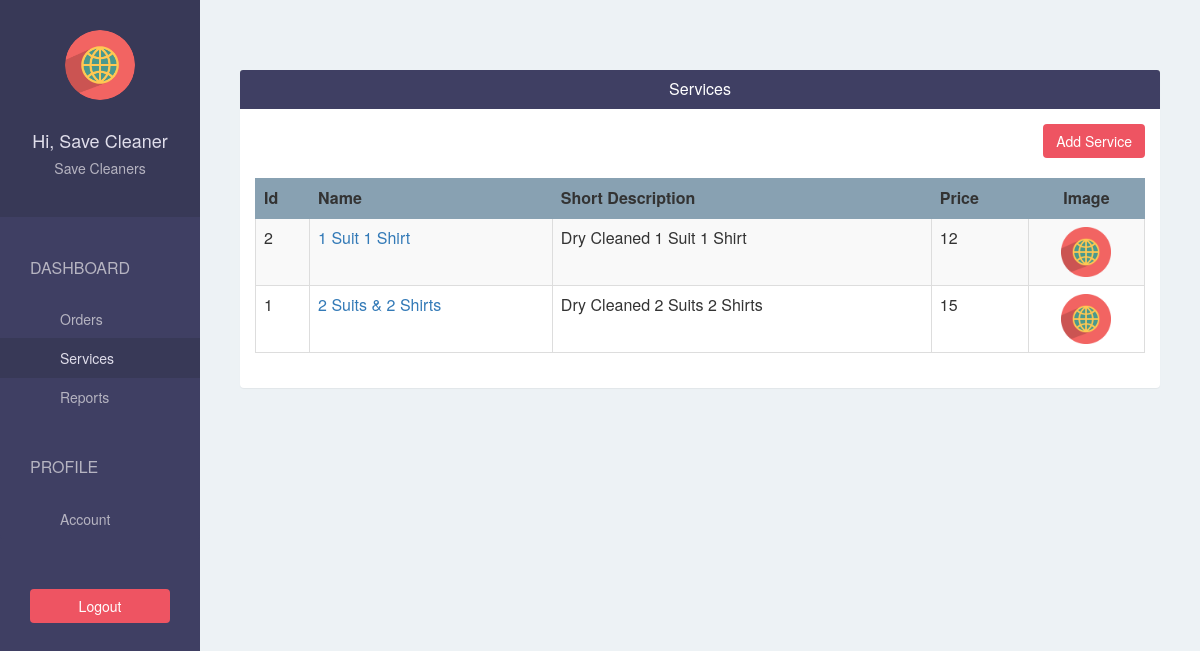
Screenshot of /laundromat/service/ (signed in) with the database file from the repository.
### laundrytaskerapp/models.py (models this page shows, shortened)
class Laundromat(models.Model):
    user = models.OneToOneField(User, on_delete=models.CASCADE, related_name='laundromat')
    name = models.CharField(max_length=500)
    phone = models.CharField(max_length=500)
    address = models.CharField(max_length=500)
    logo = models.ImageField(upload_to='laundromat_logo/', blank=False)

class Service(models.Model):
    laundromat = models.ForeignKey(Laundromat, on_delete=models.CASCADE, related_name='service')
    name = models.CharField(max_length=500)
    short_description = models.CharField(max_length=500)
    image = models.ImageField(upload_to='service_images/', blank=False)
    price = models.IntegerField(default=0)

### laundrytaskerapp/views.py (the view)
# urls.py: url(r'^laundromat/service/$', views.laundromat_service, name = 'laundromat-service'),
@login_required(login_url='/laundromat/sign-in/')
def laundromat_service(request):
    services = Service.objects.filter(laundromat = request.user.laundromat).order_by("-id")
    return render(request, 'laundromat/service.html', {"services": services})

### laundrytaskerapp/templates/laundromat/service.html
service{% extends 'laundromat/base.html' %}
{% block page %}
    <div class="panel">
        <div class="panel-heading bg-blue">
            <h4 class="panel-title text-center text-white">Services</h4>
        </div>
        <div class="panel-body">
            <div class="text-right">
                <a href="{% url 'laundromat-add-service' %}" class="btn btn-pink">Add Service</a>
                <br/>
                <br/>
            </div>
            <table class="table table-bordered table-hover table-striped">
                <thead>
                  <tr class="bg-gray">
                    <th>Id</th>
                    <th>Name</th>
                    <th>Short Description</th>
                    <th>Price</th>
                    <th class="text-center">Image</th>
                  </tr>
                </thead>
                <tbody>
                    {% for service in services %}
                        <tr>
                          <td scope="row">{{ service.id }}</td>
                          <td><a href="{% url 'laundromat-edit-service' service.id %}">{{ service.name }}</a></td>
                          <td>{{ service.short_description }}</td>
                          <td>{{ service.price }}</td>
                          <td class="text-center"><img class="img-rounded"
                              src="{{ MEDIA_URL }}{{ service.image }}" width="50" height="50"></td>
                        </tr>
                    {% endfor %}
                </tbody>
            </table>
        </div>
    </div>
{% endblock %}

### laundrytaskerapp/templates/laundromat/base.html (shortened to what this page needs)
{% extends 'base.html' %}
{% block sidebar %}
    {% url 'laundromat-order' as laundromat_order_url %}
    {% url 'laundromat-service' as laundromat_service_url %}
    {% url 'laundromat-report' as laundromat_report_url %}
    {% url 'laundromat-account' as laundromat_account_url %}
    <div class="text-center">
      <img class="img-circle" src="{{ MEDIA_URL }}{{ request.user.laundromat.logo }}"
          width="70" height="70" />
      <br/>
      <br/>
      <h4>Hi, {{ request.user.get_full_name }}</h4>
      <h5>{{ request.user.laundromat.name }}</h5>
    </div>
    <div class="list-group">
      <span class="text-uppercase">Dashboard</span>
      <a href="{% url 'laundromat-order' %}"
          class="list-group-item {% if request.path == laundromat_order_url %} active {% endif %} ">
          Orders
      </a>
      <a href="{% url 'laundromat-service' %}"
          class="list-group-item {% if request.path == laundromat_service_url %} active {% endif %} ">Services</a>
      <a href="{% url 'laundromat-report' %}"
          class="list-group-item {% if request.path == laundromat_report_url %} active {% endif %} ">Reports</a>
      <span class="text-uppercase">Profile</span>
      <a href="{% url 'laundromat-account' %}"
          class="list-group-item {% if request.path == laundromat_account_url %} active {% endif %} ">Account</a>
    </div>
    <div class="text-center">
      <a href="{% url 'laundromat-sign-out' %}?next={{ request.path }}"
          class="btn btn-pink">Logout</a>
    </div>
{% endblock %}

### laundrytaskerapp/templates/base.html (shortened to what this page needs)
{% load staticfiles %}
<!DOCTYPE html>
<html lang="en">
<head>
  <link rel="stylesheet" href="{% static 'css/bootstrap.min.css' %}">
  <link rel="stylesheet" href="{% static 'css/style.css' %}">
</head>
<body>
    <div class="container-fluid">
      <div class="row">
        <div class="col-lg-2 col-md-2 col-sm-2 sidebar">
            {% block sidebar %}{% endblock %}
        </div>
        <div class="col-lg-10 col-lg-offset-2 col-md-10 col-md-offset-2 col-sm-10 col-sm-offset-2 content">
            {% block page %}{% endblock %}
        </div>
      </div>
    </div>
</body>
</html>

### laundrytaskerapp/static/css/style.css (style rules this page uses)
body { padding-top: 50px; background-color: #EDF2F5; overflow: auto; }
.bg-blue { background-color: #3F3F63; }
.bg-gray { background-color: #88A1B2; }
.text-white { color: white; }
.btn-pink { color: white; background-color: #EE5462; }
.sidebar { height: 100vh; position: fixed; top: 0; left: 0; padding: 0; background-color: #3F3F63; overflow: auto; }
.sidebar > div:first-child { padding: 30px 10px; font-weight: bold; font-size: 15px; background-color: #383957; }
.sidebar > div:first-child > h4 { color: #e0deeb; }
.sidebar > div:first-child > h5 { color: #b6b4c1; }
.sidebar .list-group { padding: 0; background-color: #3F3F63; }
.sidebar .list-group > span { color: #b6b4c1; display: block; margin-top: 20px; padding: 20px 30px; font-size: 16px; font-weight: 300; }
.sidebar .list-group .list-group-item, .sidebar .list-group .list-group-item:focus { background-color: #3F3F63; color: #b6b4c1; border: 0; padding-left: 60px; padding-right: 30px; }
.sidebar .list-group .list-group-item.active, .sidebar .list-group .list-group-item:hover { background-color: #383957; color: #e0deeb; }
.sidebar > div:last-child { padding: 30px; }
.sidebar > div:last-child .btn { width: 100%; }
.content { padding: 0 40px; }
.content .panel { border: none; }
.table > thead > tr > th, .table > thead > tr > td { vertical-align: middle; }
.table, .table > thead > tr > th { border-color: #88A1B2 }

### rows the page displays
Service: id "2", name "1 Suit 1 Shirt", short_description "Dry Cleaned 1 Suit 1 Shirt", price "12", image (picture)
Service: id "1", name "2 Suits & 2 Shirts", short_description "Dry Cleaned 2 Suits 2 Shirts", price "15", image (picture)

### other values shown
{{ request.user.get_full_name }} "Save Cleaner"
{{ request.user.laundromat.name }} "Save Cleaners"
